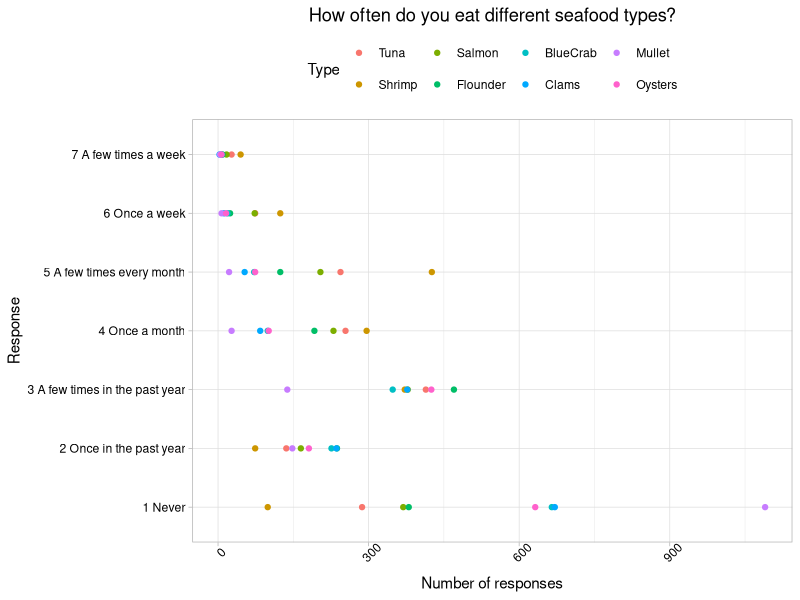
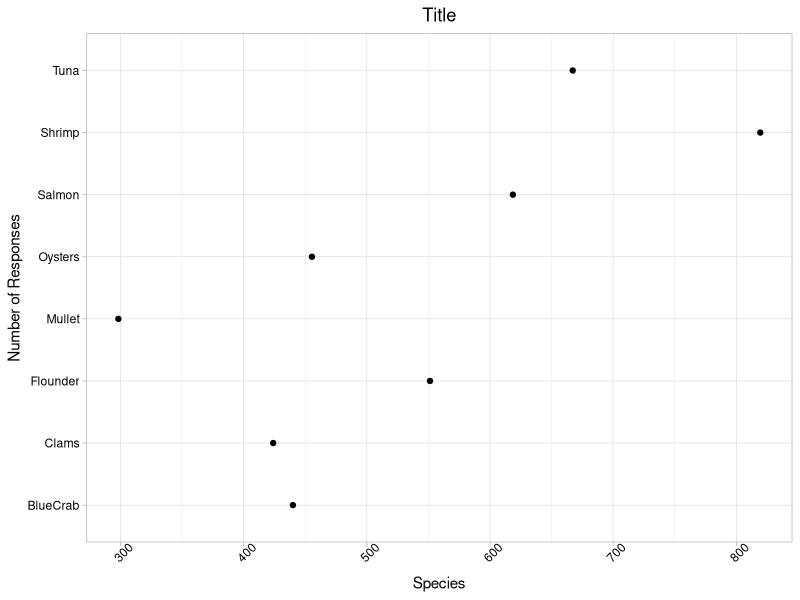
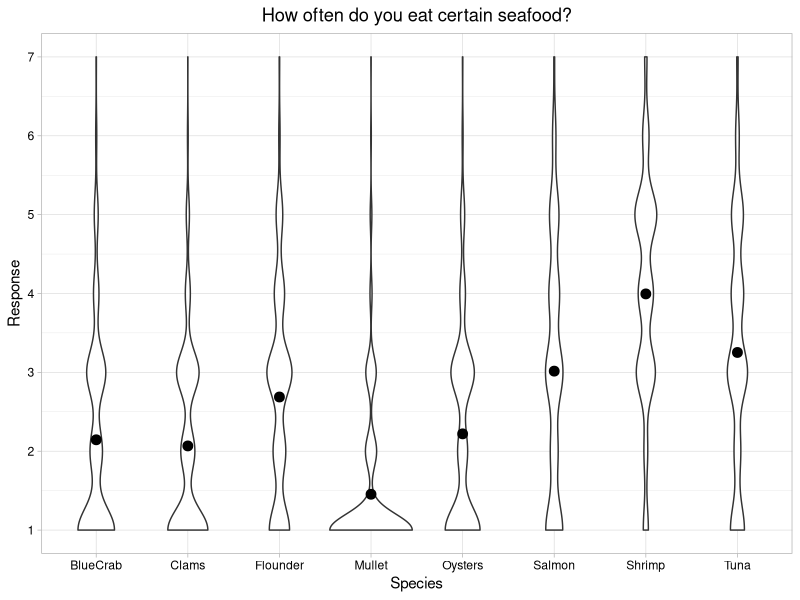
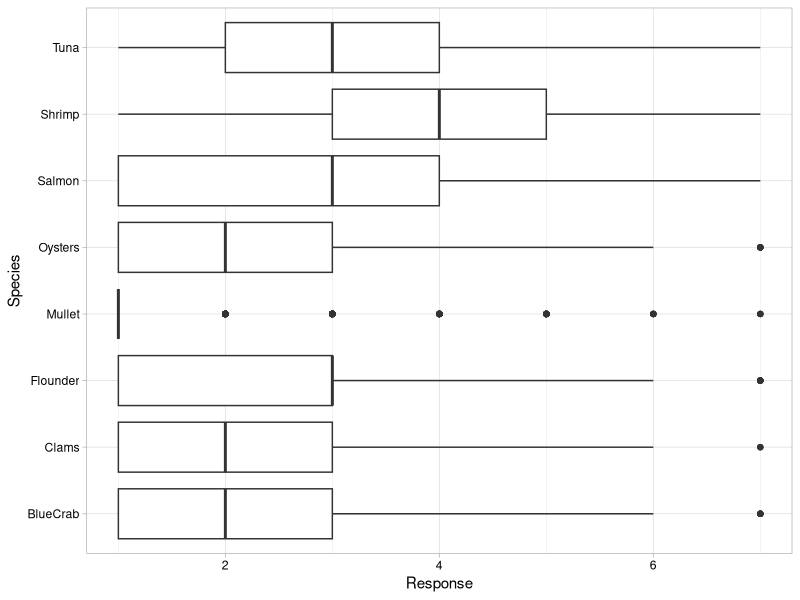
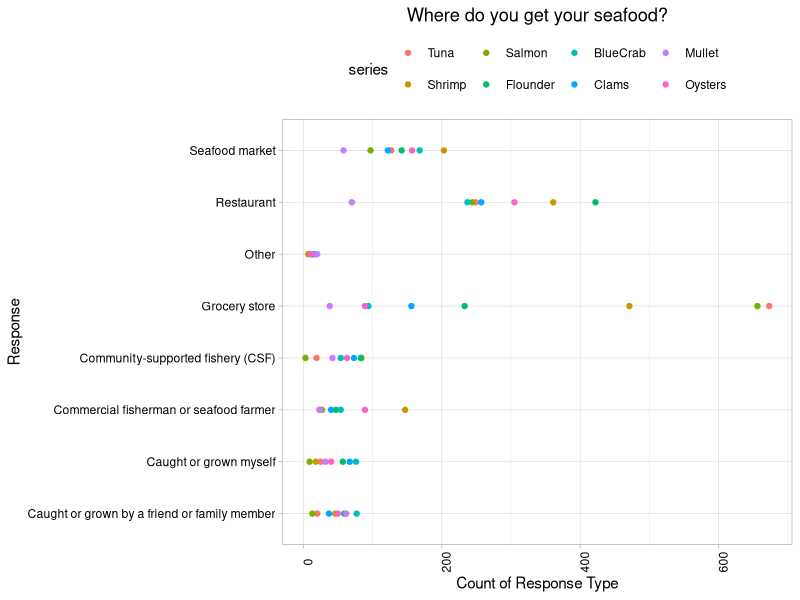
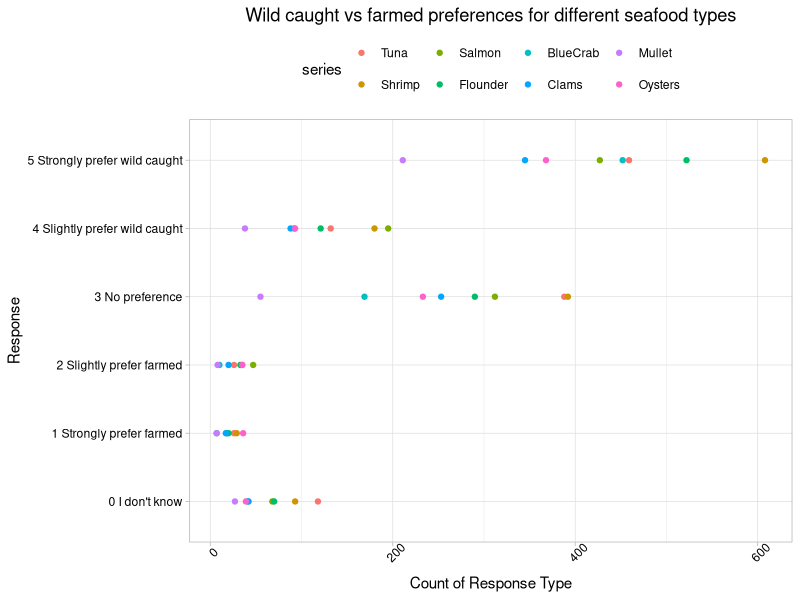
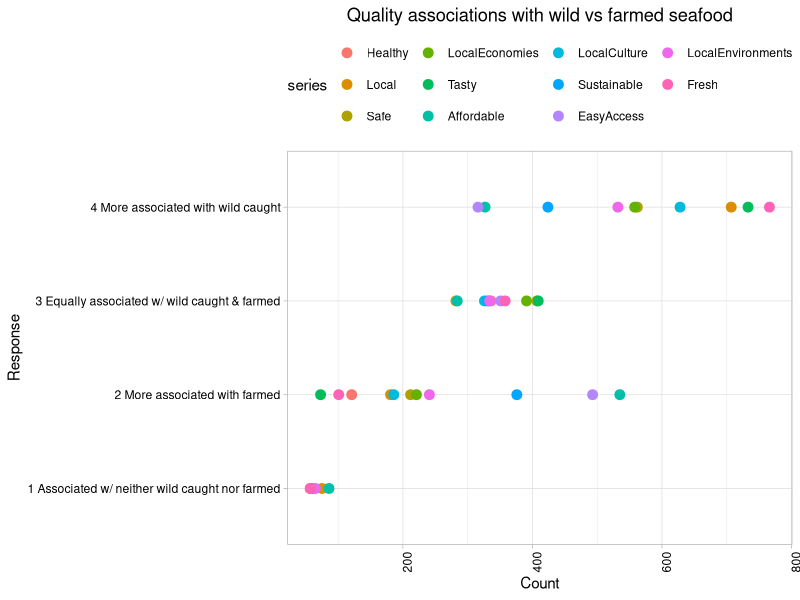
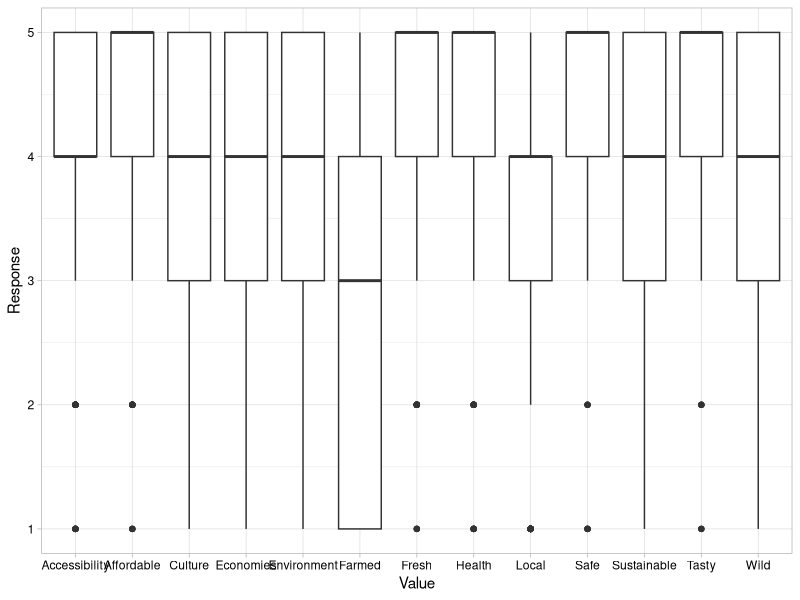

These charts were generated, in order, by the following R code:
## ---- chunk 1
knitr::opts_chunk$set(echo = TRUE)
## ---- chunk 2
getwd()
library(tidyverse)
library(ggplot2)
library(reshape2)

survey.dat <- read.csv("./AquacultureSurveyData.csv")
survey.codes <- read.csv("./AquacultureSurveyCodes.csv")

# Set ggplot theme
mytheme <- theme_light() +
  theme(axis.text = element_text(color = "black"), 
        legend.position = "top")
theme_set(mytheme)
## ---- chunk 3
freq.sp <- select(survey.dat, Frequency_Tuna:Frequency_Oysters)

freq.sp.Tuna <- as.data.frame(table(freq.sp$Frequency_Tuna))
freq.sp.Shrimp <- as.data.frame(table(freq.sp$Frequency_Shrimp))
freq.sp.Salmon <- as.data.frame(table(freq.sp$Frequency_Salmon))
freq.sp.Flounder <- as.data.frame(table(freq.sp$Frequency_Flounder))
freq.sp.BlueCrab <- as.data.frame(table(freq.sp$Frequency_BlueCrab))
freq.sp.Clams <- as.data.frame(table(freq.sp$Frequency_Clams))
freq.sp.Mullet <- as.data.frame(table(freq.sp$Frequency_Mullet))
freq.sp.Oysters <- as.data.frame(table(freq.sp$Frequency_Oysters))

freq.sp.summary <- freq.sp.Tuna %>% 
  left_join(freq.sp.Shrimp, by = "Var1") %>% 
  left_join(freq.sp.Salmon, by = "Var1") %>% 
  left_join(freq.sp.Flounder, by = "Var1") %>% 
  left_join(freq.sp.BlueCrab, by = "Var1") %>% 
  left_join(freq.sp.Clams, by = "Var1") %>% 
  left_join(freq.sp.Mullet, by = "Var1") %>% 
  left_join(freq.sp.Oysters, by = "Var1")
freq.sp.summary <- freq.sp.summary %>% 
  rename(Response = Var1,
         Tuna = Freq.x,
         Shrimp = Freq.y,
         Salmon = Freq.x.x,
         Flounder = Freq.y.y,
         BlueCrab = Freq.x.x.x,
         Clams = Freq.y.y.y,
         Mullet = Freq.x.x.x.x,
         Oysters = Freq.y.y.y.y)

freq.response.meaning <- c("1 Never", 
                           "2 Once in the past year", 
                           "3 A few times in the past year",
                           "4 Once a month",
                           "5 A few times every month",
                           "6 Once a week",
                           "7 A few times a week")

freq.sp.summary$Response_Explanation <- freq.response.meaning

#melt data frame into long format
freq.sp.summary.long <- melt(freq.sp.summary,  id.vars = 'Response_Explanation', variable.name = 'series')
freq.sp.summary.long <- freq.sp.summary.long[-c(1, 2, 3, 4, 5, 6, 7), ]
freq.sp.summary.long$value <- as.numeric(freq.sp.summary.long$value)

#create plot for each column in data frame
ggplot(freq.sp.summary.long, aes(y=Response_Explanation, x=value)) +
  geom_point(aes(colour = series)) + 
  labs(title ="How often do you eat different seafood types?",
       x="Number of responses",
       y="Response",
       color = "Type") + 
  theme(axis.text.x = element_text(angle = 45), 
        plot.title = element_text(hjust=0.5))

## ---- chunk 4
#which species are eaten most frequently
freq.sp.summary$Response <- as.numeric(freq.sp.summary$Response)
freq.sp.summary.which <- freq.sp.summary %>% 
  mutate(Tuna.freq = Tuna * Response,
         Shrimp.freq = Shrimp * Response,
         Salmon.freq = Salmon * Response,
         Flounder.freq = Flounder * Response,
         BlueCrab.freq = BlueCrab * Response,
         Clams.freq = Clams * Response,
         Mullet.freq = Mullet * Response,
         Oysters.freq = Oysters * Response) %>% 
  select(Response, Response_Explanation:Oysters.freq) %>% 
  summarize(Tuna = mean(Tuna.freq),
            Shrimp = mean(Shrimp.freq),
            Salmon = mean(Salmon.freq),
            Flounder = mean(Flounder.freq),
            BlueCrab = mean(BlueCrab.freq),
            Clams = mean(Clams.freq),
            Mullet = mean(Mullet.freq),
            Oysters = mean(Oysters.freq)) %>% 
  pivot_longer(Tuna:Oysters, names_to = "Species", values_to = "ResponseMean")

#plot most frequently eaten sp
ggplot(freq.sp.summary.which) +
  geom_point(aes(y = Species, x = ResponseMean)) + 
  labs(title = "Title", 
       y = "Number of Responses", 
       x = "Species") + 
  theme(axis.text.x = element_text(angle = 45), 
        plot.title = element_text(hjust=0.5))
## ---- chunk 5
freq.sp.pivot <- freq.sp %>% 
  rename(Tuna = Frequency_Tuna,
         Shrimp = Frequency_Shrimp,
         Salmon = Frequency_Salmon,
         Flounder = Frequency_Flounder,
         BlueCrab = Frequency_BlueCrab,
         Clams = Frequency_Clams,
         Mullet = Frequency_Mullet,
         Oysters = Frequency_Oysters) %>% 
  pivot_longer(Tuna:Oysters, names_to = "Species", values_to = "Response") %>% 
  mutate(Response = Response + 1)

freq.sp.mean <- freq.sp %>% 
  mutate(Frequency_Tuna = Frequency_Tuna + 1,
         Frequency_Shrimp = Frequency_Shrimp + 1,
         Frequency_Salmon = Frequency_Salmon + 1,
         Frequency_Flounder = Frequency_Flounder + 1,
         Frequency_BlueCrab = Frequency_BlueCrab + 1,
         Frequency_Clams = Frequency_Clams + 1,
         Frequency_Mullet = Frequency_Mullet + 1,
         Frequency_Oysters = Frequency_Oysters + 1) %>% 
  summarize(Tuna = mean(Frequency_Tuna),
            Shrimp = mean(Frequency_Shrimp),
            Salmon = mean(Frequency_Salmon),
            Flounder = mean(Frequency_Flounder),
            BlueCrab = mean(Frequency_BlueCrab),
            Clams = mean(Frequency_Clams),
            Mullet = mean(Frequency_Mullet),
            Oysters = mean(Frequency_Oysters)) %>% 
  pivot_longer(Tuna:Oysters, names_to = "Species", values_to = "Mean")

# Violin plot
freq.pivot.violin <- ggplot() +
  geom_violin(data = freq.sp.pivot, aes(x = Species, y = Response)) +
  geom_point(data = freq.sp.mean, aes(x = Species, y = Mean), size = 3) +
  labs(title = "How often do you eat certain seafood?") + 
  scale_y_continuous(limits = c(1,7), breaks = c(1:7)) +
  theme(plot.title = element_text(hjust=0.5))
freq.pivot.violin


# Box plot
freq.pivot.box <-
  ggplot(freq.sp.pivot, aes(y = Species, x = Response)) +
  geom_boxplot()
freq.pivot.box
## ---- chunk 6
where.sp <- select(survey.dat, Where_Tuna:Where_Oysters)

where.sp.Tuna <- as.data.frame(table(where.sp$Where_Tuna))
where.sp.Shrimp <- as.data.frame(table(where.sp$Where_Shrimp))
where.sp.Salmon <- as.data.frame(table(where.sp$Where_Salmon))
where.sp.Flounder <- as.data.frame(table(where.sp$Where_Flounder))
where.sp.BlueCrab <- as.data.frame(table(where.sp$Where_BlueCrab))
where.sp.Clams <- as.data.frame(table(where.sp$Where_Clams))
where.sp.Mullet <- as.data.frame(table(where.sp$Where_Mullet))
where.sp.Oysters <- as.data.frame(table(where.sp$Where_Oysters))

where.sp.summary <- where.sp.Tuna %>% 
  left_join(where.sp.Shrimp, by = "Var1") %>% 
  left_join(where.sp.Salmon, by = "Var1") %>% 
  left_join(where.sp.Flounder, by = "Var1") %>% 
  left_join(where.sp.BlueCrab, by = "Var1") %>% 
  left_join(where.sp.Clams, by = "Var1") %>% 
  left_join(where.sp.Mullet, by = "Var1") %>% 
  left_join(where.sp.Oysters, by = "Var1")
where.sp.summary <- where.sp.summary %>% 
  rename(Response = Var1,
         Tuna = Freq.x,
         Shrimp = Freq.y,
         Salmon = Freq.x.x,
         Flounder = Freq.y.y,
         BlueCrab = Freq.x.x.x,
         Clams = Freq.y.y.y,
         Mullet = Freq.x.x.x.x,
         Oysters = Freq.y.y.y.y)

where.response.meaning <- c("Caught or grown myself", 
                           "Caught or grown by a friend or family member", 
                           "Grocery store",
                           "Restaurant",
                           "Seafood market",
                           "Commercial fisherman or seafood farmer",
                           "Community-supported fishery (CSF)",
                           "Other")

where.sp.summary$Response_Explanation <- where.response.meaning

#melt data frame into long format
where.sp.summary.long <- melt(where.sp.summary,  id.vars = 'Response_Explanation', variable.name = 'series')
where.sp.summary.long <- where.sp.summary.long[-c(1, 2, 3, 4, 5, 6, 7, 8), ]
where.sp.summary.long$value <- as.numeric(where.sp.summary.long$value)

#create plot for each column in data frame
ggplot(where.sp.summary.long, aes(y=Response_Explanation, x=value)) +
  geom_point(aes(colour = series)) + 
  labs(title ="Where do you get your seafood?",
       x="Count of Response Type",
       y="Response") + 
  theme(axis.text.x = element_text(angle = 90), 
        plot.title = element_text(hjust=0.5))
## ---- chunk 7
pref.sp <- select(survey.dat, Preference_Tuna:Preference_Oysters)

pref.sp.Tuna <- as.data.frame(table(pref.sp$Preference_Tuna))
pref.sp.Shrimp <- as.data.frame(table(pref.sp$Preference_Shrimp))
pref.sp.Salmon <- as.data.frame(table(pref.sp$Preference_Salmon))
pref.sp.Flounder <- as.data.frame(table(pref.sp$Preference_Flounder))
pref.sp.BlueCrab <- as.data.frame(table(pref.sp$Preference_BlueCrab))
pref.sp.Clams <- as.data.frame(table(pref.sp$Preference_Clams))
pref.sp.Mullet <- as.data.frame(table(pref.sp$Preference_Mullet))
pref.sp.Oysters <- as.data.frame(table(pref.sp$Preference_Oysters))

pref.sp.summary <- pref.sp.Tuna %>% 
  left_join(pref.sp.Shrimp, by = "Var1") %>% 
  left_join(pref.sp.Salmon, by = "Var1") %>% 
  left_join(pref.sp.Flounder, by = "Var1") %>% 
  left_join(pref.sp.BlueCrab, by = "Var1") %>% 
  left_join(pref.sp.Clams, by = "Var1") %>% 
  left_join(pref.sp.Mullet, by = "Var1") %>% 
  left_join(pref.sp.Oysters, by = "Var1")
pref.sp.summary <- pref.sp.summary %>% 
  rename(Response = Var1,
         Tuna = Freq.x,
         Shrimp = Freq.y,
         Salmon = Freq.x.x,
         Flounder = Freq.y.y,
         BlueCrab = Freq.x.x.x,
         Clams = Freq.y.y.y,
         Mullet = Freq.x.x.x.x,
         Oysters = Freq.y.y.y.y)

pref.response.meaning <- c("5 Strongly prefer wild caught", 
                           "4 Slightly prefer wild caught", 
                           "3 No preference",
                           "2 Slightly prefer farmed",
                           "1 Strongly prefer farmed",
                           "0 I don't know")

pref.sp.summary$Response_Explanation <- pref.response.meaning

#melt data frame into long format
pref.sp.summary.long <- melt(pref.sp.summary,  id.vars = 'Response_Explanation', variable.name = 'series')
pref.sp.summary.long <- pref.sp.summary.long[-c(1, 2, 3, 4, 5, 6), ]
pref.sp.summary.long$value <- as.numeric(pref.sp.summary.long$value)

#create plot for each column in data frame
ggplot(pref.sp.summary.long, aes(y=Response_Explanation, x=value)) +
  geom_point(aes(colour = series)) + 
  labs(title ="Wild caught vs farmed preferences for different seafood types",
       x="Count of Response Type",
       y="Response") + 
  theme(axis.text.x = element_text(angle = 45), 
        plot.title = element_text(hjust=0.5))
## ---- chunk 8
qual.sp <- select(survey.dat, Qualities_Healthy:Qualities_Fresh)

qual.sp.Healthy <- as.data.frame(table(qual.sp$Qualities_Healthy))
qual.sp.Local <- as.data.frame(table(qual.sp$Qualities_Local))
qual.sp.Safe <- as.data.frame(table(qual.sp$Qualities_Safe))
qual.sp.Local_Economies <- as.data.frame(table(qual.sp$Qualities_Local_Economies))
qual.sp.Tasty <- as.data.frame(table(qual.sp$Qualities_Tasty))
qual.sp.Affordable <- as.data.frame(table(qual.sp$Qualities_Affordable))
qual.sp.Local_Culture <- as.data.frame(table(qual.sp$Qualities_Local_Culture))
qual.sp.Sustainable <- as.data.frame(table(qual.sp$Qualities_Sustainable))
qual.sp.Easy_Access <- as.data.frame(table(qual.sp$Qualities_Easy_Access))
qual.sp.Local_Environments <- as.data.frame(table(qual.sp$Qualities_Local_Environments))
qual.sp.Fresh <- as.data.frame(table(qual.sp$Qualities_Fresh))

qual.sp.summary <- qual.sp.Healthy %>% 
  left_join(qual.sp.Local, by = "Var1") %>% 
  left_join(qual.sp.Safe, by = "Var1") %>% 
  left_join(qual.sp.Local_Economies, by = "Var1") %>% 
  left_join(qual.sp.Tasty, by = "Var1") %>% 
  left_join(qual.sp.Affordable, by = "Var1") %>% 
  left_join(qual.sp.Local_Culture, by = "Var1") %>% 
  left_join(qual.sp.Sustainable, by = "Var1") %>%
  left_join(qual.sp.Easy_Access, by = "Var1") %>%
  left_join(qual.sp.Local_Environments, by = "Var1") %>%
  left_join(qual.sp.Fresh, by = "Var1")
qual.sp.summary <- qual.sp.summary %>% 
  rename(Response = Var1,
         Healthy = Freq.x,
         Local = Freq.y,
         Safe = Freq.x.x,
         LocalEconomies = Freq.y.y,
         Tasty = Freq.x.x.x,
         Affordable = Freq.y.y.y,
         LocalCulture = Freq.x.x.x.x,
         Sustainable = Freq.y.y.y.y,
         EasyAccess = Freq.x.x.x.x.x,
         LocalEnvironments = Freq.y.y.y.y.y,
         Fresh = Freq)

qual.sp.summary <- qual.sp.summary[-c(5),]

qual.response.meaning <- c("4 More associated with wild caught", 
                           "3 Equally associated w/ wild caught & farmed", 
                           "2 More associated with farmed",
                           "1 Associated w/ neither wild caught nor farmed")

qual.sp.summary$Response_Explanation <- qual.response.meaning

#melt data frame into long format
qual.sp.summary.long <- melt(qual.sp.summary,  id.vars = 'Response_Explanation', variable.name = 'series')
qual.sp.summary.long <- qual.sp.summary.long[-c(1, 2, 3, 4, 5), ]
qual.sp.summary.long$value <- as.numeric(qual.sp.summary.long$value)

#create plot for each column in data frame
ggplot(qual.sp.summary.long, aes(y=Response_Explanation, x=value)) +
  geom_point(aes(colour = series), size = 3) + 
  labs(title ="Quality associations with wild vs farmed seafood",
       x="Count",
       y="Response") + 
  theme(axis.text.x = element_text(angle = 90), 
        plot.title = element_text(hjust=0.5))
## ---- chunk 9
importance <- survey.dat %>% 
  select(Importance_Health:Importance_Farmed, Age_corrected, Gender_original, Education, Political_Party, Race1, Income) %>% 
   rename(Health = Importance_Health,
         Local = Importance_Local,
         Safe = Importance_Safe,
         Economies = Importance_Local_Economies,
         Tasty = Importance_Tasty,
         Affordable = Importance_Affordable,
         Culture = Importance_Local_Culture,
         Sustainable = Importance_Sustainable,
         Accessibility = Importance_Easy_Access,
         Environment = Importance_Local_Environments,
         Fresh = Importance_Fresh,
         Wild = Importance_Wild,
         Farmed = Importance_Farmed,
         Age = Age_corrected,
         Gender = Gender_original) %>% 
  filter(Education != 8, Gender == 1 | Gender == 2, Age != 8, Political_Party == 1 | Political_Party == 2, Race1 != 8 | Race1 != 9, Income != 8)

columnnames <- c("Age", "Gender", "Education", "Political_Party", "Race1", "Income")
importance[columnnames] <- lapply(importance[columnnames], factor)

import.pivot <- importance %>% 
  pivot_longer(Health:Farmed, names_to = "Value", values_to = "Response")

# Box plot
import.pivot.box <-
  ggplot(import.pivot, aes(x = Value, y = Response)) +
  geom_boxplot()
import.pivot.box  #doesn't show much honestly

# exploring demographics to see if there are any w/ few numbers
summary(importance$Age)
summary(importance$Gender)
summary(importance$Education) #only 7 people at ed level 7 doctorate
summary(importance$Political_Party)
summary(importance$Race1) #low numbers of 4-7 - might want to narrow to just 1, 2, 3 (white, latino, black)
summary(importance$Income)

# distribution of selected values
sust <- summary(importance$Sustainable)
sust[4]

import.summary <- importance %>% 
  summarize(Health = mean(Health),
            Local = mean(Local),
            Safe = mean(Safe),
            Economies = mean(Economies),
            Tasty = mean(Tasty),
            Affordable = mean(Affordable),
            Culture = mean(Culture),
            Sustainable = mean(Sustainable),
            Accessible = mean(Accessibility),
            Environment = mean(Environment),
            Fresh = mean(Fresh),
            Wild = mean(Wild),
            Farmed = mean(Farmed)) %>% 
  pivot_longer(Health:Farmed, names_to = "Value", values_to = "Mean")

ggplot(import.summary, aes(x = Value, y = Mean)) +
  geom_point(size = 3) +
  scale_y_continuous(limits = c(1,5)) +
  theme(axis.text.x = element_text(angle = 45, vjust = 0.65), 
        plot.title = element_text(hjust=0.5)) +
  labs(title = "Relative Importance of Values Associated with Seafood", 
       y = "Relative Importance (mean)", 
       x = "Values")
## ---- chunk 10
#models
importance.lm.age <- lm(data = importance, Wild ~ Age)
summary(importance.lm.age) #older people care more about wild?

importance.lm.gender <- lm(data = importance, Wild ~ Gender)
summary(importance.lm.gender) # no difference

importance.lm.education <- lm(data = importance, Wild ~ Education)
summary(importance.lm.education) # ed3 significant

importance.lm.political <- lm(data = importance, Wild ~ Political_Party)
summary(importance.lm.political) # no significance

importance.lm.race <- lm(data = importance, Wild ~ Race1)
summary(importance.lm.race) # no significance

importance.lm.income <- lm(data = importance, Wild ~ Income)
summary(importance.lm.income) # 

importance.lm.age.gender <- lm(data = importance, Wild ~ Age * Gender)
summary(importance.lm.age.gender) #

importance.plot <- ggplot(importance, aes(x = Education, y = Wild)) +
  geom_jitter()
importance.plot
## ---- chunk 11
#models
fresh.lm.age <- lm(data = importance, Fresh ~ Age)
summary(fresh.lm.age) #older people care more about fresh

fresh.lm.gender <- lm(data = importance, Fresh ~ Gender)
summary(fresh.lm.gender) # no difference

fresh.lm.education <- lm(data = importance, Fresh ~ Education)
summary(fresh.lm.education) # ed3 significant

fresh.lm.political <- lm(data = importance, Fresh ~ Political_Party)
summary(fresh.lm.political) # no significance

fresh.lm.race <- lm(data = importance, Fresh ~ Race1)
summary(fresh.lm.race) # no significance

fresh.lm.income <- lm(data = importance, Fresh ~ Income)
summary(fresh.lm.income) # no significance

fresh.lm.age.gender <- lm(data = importance, Fresh ~ Age * Gender)
summary(fresh.lm.age.gender) #

#example plot?
fresh.plot <- ggplot(importance, aes(x = Education, y = Fresh)) +
  geom_jitter()
fresh.plot
## ---- chunk 12
summary(importance$Sustainable)

sust.lm.age <- lm(data = importance, Sustainable ~ Age)
summary(sust.lm.age) #age 6 cares slightly more

sust.lm.gender <- lm(data = importance, Sustainable ~ Gender)
summary(sust.lm.gender) # no difference

sust.lm.education <- lm(data = importance, Sustainable ~ Education)
summary(sust.lm.education) # ed3 significant

sust.lm.political <- lm(data = importance, Sustainable ~ Political_Party)
summary(sust.lm.political) # no significance

sust.lm.race <- lm(data = importance, Sustainable ~ Race1)
summary(sust.lm.race) # no significance

sust.lm.income <- lm(data = importance, Sustainable ~ Income)
summary(sust.lm.income) # no significance

sust.lm.age.gender <- lm(data = importance, Sustainable ~ Age * Gender)
summary(sust.lm.age.gender) #

sust.plot <- ggplot(importance, aes(x = Education, y = Sustainable)) +
  geom_jitter()
sust.plot
## ---- chunk 13
summary(importance$Local)

local.lm.age <- lm(data = importance, Local ~ Age)
summary(local.lm.age) #age 6 cares slightly more

local.lm.gender <- lm(data = importance, Local ~ Gender)
summary(local.lm.gender) # no difference

local.lm.education <- lm(data = importance, Local ~ Education)
summary(local.lm.education) # ed3 significant

local.lm.political <- lm(data = importance, Local ~ Political_Party)
summary(local.lm.political) # no significance

local.lm.race <- lm(data = importance, Local ~ Race1)
summary(local.lm.race) # no significance

local.lm.income <- lm(data = importance, Local ~ Income)
summary(local.lm.income) # no significance

local.lm.age.gender <- lm(data = importance, Local ~ Age * Gender)
summary(local.lm.age.gender) #

local.plot <- ggplot(importance, aes(x = Education, y = Local)) +
  geom_jitter()
local.plot
